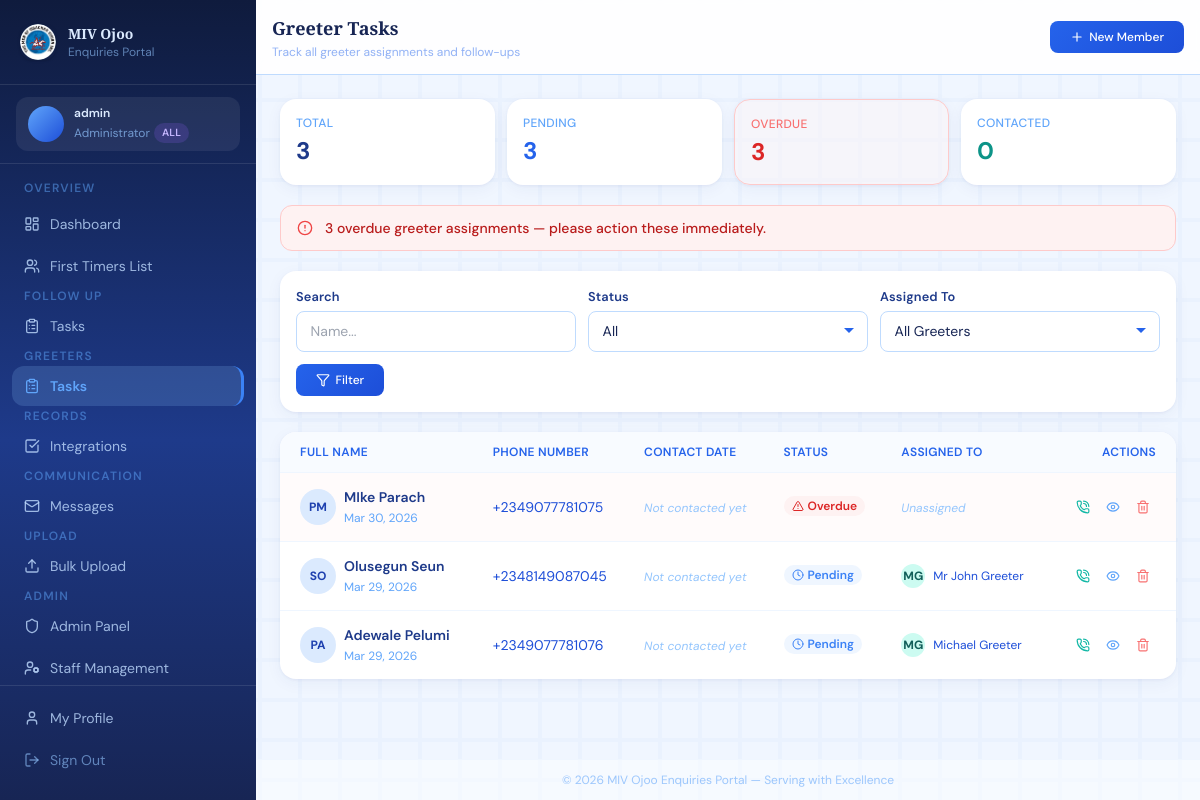
Before: /greeters/tasks/ (signed in) with the older database file.
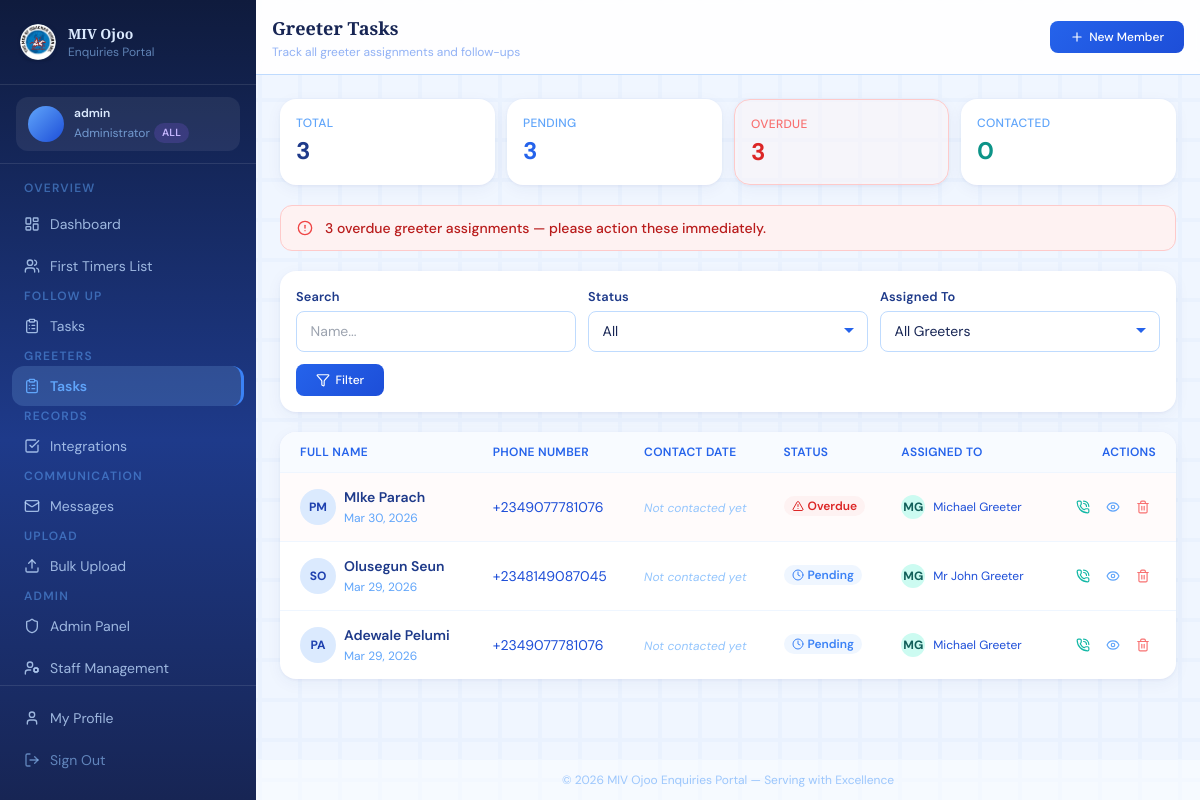
After: the same page with the newer database file.
### enquiries/models.py (models this page shows, shortened)
class Member(models.Model):
    GENDER_CHOICES = [('M', 'Male'), ('F', 'Female')]
    STATUS_CHOICES = [
        ('new', 'New Visitor'),
        ('integrated', 'Member'),
        ('inactive', 'Inactive'),
    ]
    MARITAL_CHOICES = [
        ('single', 'Single'),
        ('married', 'Married'),
        ('divorced', 'Divorced'),
        ('widowed', 'Widowed'),
    ]
    AGE_BRACKET_CHOICES = [
        ('under_18', 'Under 18'),
        ('18_25', '18 – 25'),
        ('26_35', '26 – 35'),
        ('36_45', '36 – 45'),
        ('46_55', '46 – 55'),
        ('56_65', '56 – 65'),
        ('above_65', 'Above 65'),
    ]
    BORN_AGAIN_CHOICES = [
        ('yes', 'Yes'),
        ('no', 'No'),
        ('not_sure', 'Not Sure'),
    ]
    JOINING_CHOICES = [
        ('yes', 'Yes'),
        ('no', 'No'),
        ('considering', 'Still Considering'),
    ]
    VISIT_TIME_CHOICES = [
        ('weekday_morning', 'Weekday Morning'),
        ('weekday_afternoon', 'Weekday Afternoon'),
        ('weekday_evening', 'Weekday Evening'),
        ('saturday_morning', 'Saturday Morning'),
        ('saturday_afternoon', 'Saturday Afternoon'),
        ('sunday_after_service', 'Sunday After Service'),
    ]
    first_name = models.CharField(max_length=100)
    last_name = models.CharField(max_length=100)
    email = models.EmailField(unique=True, null=True, blank=True)
    phone = models.CharField(max_length=20, null=True, blank=True)
    whatsapp = models.CharField(max_length=20, null=True, blank=True)
    gender = models.CharField(max_length=1, choices=GENDER_CHOICES, null=True, blank=True)
    date_of_birth = models.DateField(null=True, blank=True)
    age_bracket = models.CharField(
        max_length=20, choices=AGE_BRACKET_CHOICES, null=True, blank=True
    )
    marital_status = models.CharField(
        max_length=20, choices=MARITAL_CHOICES, null=True, blank=True
    )
    address = models.TextField(null=True, blank=True)
    vocation_address = models.TextField(null=True, blank=True)
    occupation = models.CharField(max_length=100, null=True, blank=True)
    status = models.CharField(max_length=20, choices=STATUS_CHOICES, default='new')
    first_visit_date = models.DateField(default=timezone.now)
    how_did_you_hear = models.CharField(max_length=200, null=True, blank=True)
    previous_church = models.CharField(max_length=200, null=True, blank=True)
    invitee = models.CharField(
        max_length=200, null=True, blank=True,
        help_text="Name of the person who invited this visitor"
    )
    is_born_again = models.CharField(
        max_length=10, choices=BORN_AGAIN_CHOICES, null=True, blank=True
    )
    joining_church = models.CharField(
        max_length=20, choices=JOINING_CHOICES, null=True, blank=True
    )
    preferred_visit_time = models.CharField(
        max_length=30, choices=VISIT_TIME_CHOICES, null=True, blank=True
    )
    prayer_requests = models.TextField(null=True, blank=True)
    observation = models.TextField(
        null=True, blank=True,
        help_text="Staff observations about the visitor"
    )
    interests = models.ManyToManyField(
        'Ministry', blank=True, related_name='interested_members'
    )
    assigned_to = models.ForeignKey(
        User, on_delete=models.SET_NULL, null=True, blank=True,
        related_name='assigned_members',
        help_text="Staff member responsible for follow-up / visitation"
    )
    greeter_assigned_to = models.ForeignKey(
        User, on_delete=models.SET_NULL, null=True, blank=True,
        related_name='greeter_assigned_members',
        help_text="Greeter staff member assigned to welcome this visitor"
    )
    created_by = models.ForeignKey(
        User, on_delete=models.SET_NULL, null=True, blank=True,
        related_name='created_members'
    )
    created_at = models.DateTimeField(auto_now_add=True)
    updated_at = models.DateTimeField(auto_now=True)
    notes = models.TextField(null=True, blank=True)
    profile_photo = models.ImageField(upload_to='members/', null=True, blank=True)
    is_baptized = models.BooleanField(default=False)
    is_active = models.BooleanField(default=True)
    is_contacted = models.BooleanField(default=False)
    contacted_at = models.DateTimeField(null=True, blank=True)
    class Meta:
        ordering = ['-created_at']
    def get_full_name(self):
        return f"{self.last_name} {self.first_name}"
    @property
    def initials(self):
        return f"{self.first_name[0]}{self.last_name[0]}".upper()

### enquiries/views.py (the view)
# urls.py: path('greeters/tasks/', views.greeter_tasks, name='greeter_tasks'),
@login_required
def greeter_tasks(request):
    if get_section(request.user) == 'followup' and not can_see_all(request.user):
        messages.error(request, 'Greeter tasks are managed by the Greeters section.')
        return redirect('dashboard')
    qs = member_qs(request.user).select_related('greeter_assigned_to').prefetch_related(
        'contact_logs'
    )
    if not can_see_all(request.user) and not is_section_admin(request.user):
        qs = qs.filter(greeter_assigned_to=request.user)
    search          = request.GET.get('search', '')
    status_filter   = request.GET.get('status', '')
    assigned_filter = request.GET.get('assigned', '')
    if search:
        qs = qs.filter(
            Q(first_name__icontains=search) |
            Q(last_name__icontains=search)
        )
    if status_filter:
        qs = qs.filter(status=status_filter)
    if assigned_filter:
        qs = qs.filter(greeter_assigned_to_id=assigned_filter)
    today = timezone.now().date()
    total_count     = qs.count()
    pending_count = qs.filter(is_contacted=False).count()
    overdue_count = qs.filter(
        is_contacted=False,
        first_visit_date__lt=today - timedelta(days=7)
    ).count()
    contacted_count = qs.filter(is_contacted=True).count()
    overdue_pks = set(
        qs.filter(
            status='new',
            first_visit_date__lt=today - timedelta(days=7),
            contact_logs__isnull=True
        ).values_list('pk', flat=True)
    )
    member_list_qs = list(qs)
    for m in member_list_qs:
        m.is_overdue_greeter = m.pk in overdue_pks
    staff = User.objects.filter(is_active=True, profile__section__in=['greeters', 'all'])
    paginator = Paginator(qs, 20)
    members   = paginator.get_page(request.GET.get('page'))
    for m in members:
        m.is_overdue_greeter = m.pk in overdue_pks
    context = {
        'members':          members,
        'search':           search,
        'status_filter':    status_filter,
        'assigned_filter':  assigned_filter,
        'staff':            staff,
        'total_count':      total_count,
        'pending_count':    pending_count,
        'overdue_count':    overdue_count,
        'contacted_count':  contacted_count,
        'status_choices':   Member.STATUS_CHOICES,
        'is_section_admin': is_section_admin(request.user),
    }
    return render(request, 'enquiries/greeter_tasks.html', context)

### enquiries/views.py (called while the page is built, shortened)
def get_profile(user):
    profile, _ = UserProfile.objects.get_or_create(user=user)
    return profile

def get_section(user):
    return get_profile(user).section

def can_see_all(user):
    if user.is_superuser:
        return True
    profile = get_profile(user)
    return profile.role == 'admin' and profile.section == 'all'

def is_section_admin(user):
    if user.is_superuser:
        return True
    return get_profile(user).role in ('admin', 'section_admin')

def member_qs(user):
    qs = Member.objects.filter(is_active=True)
    if can_see_all(user):
        return qs

### templates/enquiries/greeter_tasks.html (shortened to what the changed rows need)
{% extends "base.html" %}
{% block page_title %}Greeter Tasks{% endblock %}
{% block content %}
<div class="card overflow-hidden hidden md:block">
  <div class="overflow-x-auto">
    <table class="w-full text-sm" style="min-width:640px;">
      <thead>
        <tr class="border-b border-blue-50" style="background:#f8fbff;">
          <th class="text-left px-5 py-3 text-xs font-semibold text-blue-600 uppercase tracking-wide">Full Name</th>
          <th class="text-left px-4 py-3 text-xs font-semibold text-blue-600 uppercase tracking-wide">Phone Number</th>
          <th class="text-left px-4 py-3 text-xs font-semibold text-blue-600 uppercase tracking-wide">Contact Date</th>
          <th class="text-left px-4 py-3 text-xs font-semibold text-blue-600 uppercase tracking-wide">Status</th>
          <th class="text-left px-4 py-3 text-xs font-semibold text-blue-600 uppercase tracking-wide">Assigned To</th>
          <th class="text-right px-5 py-3 text-xs font-semibold text-blue-600 uppercase tracking-wide">Actions</th>
        </tr>
      </thead>
      <tbody class="divide-y divide-blue-50">
        {% for member in members %}
        <tr class="table-row {% if member.is_overdue_greeter %}bg-red-50/30{% elif member.is_contacted %}opacity-70{% endif %}">
          <td class="px-5 py-3.5">
            <a href="{% url 'member_detail' member.pk %}" class="flex items-center gap-2 group">
              <div class="avatar text-xs bg-blue-100 text-blue-800 font-bold">{{ member.initials }}</div>
              <div>
                <span class="font-semibold text-blue-900 group-hover:text-blue-600 block">{{ member.get_full_name }}</span>
                <span class="text-blue-400 text-xs">{{ member.first_visit_date|date:"M d, Y" }}</span>
              </div>
            </a>
          </td>
          <td class="px-4 py-3.5 text-blue-700">{{ member.phone|default:"—" }}</td>
          <td class="px-4 py-3.5">
            {% if member.is_contacted %}
              <span class="text-teal-600 text-xs flex items-center gap-1">
                <i data-lucide="check" class="w-3 h-3"></i>{{ member.contacted_at|date:"M j, Y" }}
              </span>
            {% else %}
              <span class="text-blue-300 italic text-xs">Not contacted yet</span>
            {% endif %}
          </td>
          <td class="px-4 py-3.5">
            {% if member.is_contacted %}
              <span class="inline-flex items-center gap-1 text-xs font-semibold text-teal-700 bg-teal-50 px-2 py-0.5 rounded-full">
                <i data-lucide="check-circle" class="w-3 h-3"></i>Contacted
              </span>
            {% elif member.is_overdue_greeter %}
              <span class="inline-flex items-center gap-1 text-xs font-semibold text-red-600 bg-red-50 px-2 py-0.5 rounded-full">
                <i data-lucide="alert-triangle" class="w-3 h-3"></i>Overdue
              </span>
            {% else %}
              <span class="inline-flex items-center gap-1 text-xs font-semibold text-blue-500 bg-blue-50 px-2 py-0.5 rounded-full">
                <i data-lucide="clock" class="w-3 h-3"></i>Pending
              </span>
            {% endif %}
          </td>
          <td class="px-4 py-3.5">
            {% if member.greeter_assigned_to %}
            <div class="flex items-center gap-2">
              <div class="avatar text-xs bg-teal-100 text-teal-800 font-bold w-6 h-6 text-[10px]">
                {{ member.greeter_assigned_to.first_name|slice:":1"|upper }}{{ member.greeter_assigned_to.last_name|slice:":1"|upper }}
              </div>
              <span class="text-blue-700 text-xs">{{ member.greeter_assigned_to.get_full_name }}</span>
            </div>
            {% else %}
            <span class="text-blue-300 italic text-xs">Unassigned</span>
            {% endif %}
          </td>
          <td class="px-5 py-3.5 text-right">
            <div class="flex items-center justify-end gap-1">
              {% if not member.is_contacted %}
              <form method="post" action="{% url 'greeter_mark_contacted' member.pk %}" class="inline">
                <button type="submit"
                  class="p-1.5 rounded-lg hover:bg-teal-100 text-teal-500 hover:text-teal-800 transition-colors"
                  title="Mark as Contacted">
                  <i data-lucide="phone-call" class="w-3.5 h-3.5"></i>
                </button>
              </form>
              {% endif %}
              <a href="{% url 'member_detail' member.pk %}"
                 class="p-1.5 rounded-lg hover:bg-blue-100 text-blue-400 hover:text-blue-800 transition-colors"
                 title="View Member">
                <i data-lucide="eye" class="w-3.5 h-3.5"></i>
              </a>
              {% if is_section_admin %}
              <form method="post" action="{% url 'delete_member' member.pk %}" class="inline">
                <button type="submit"
                  class="p-1.5 rounded-lg hover:bg-red-100 text-red-400 hover:text-red-700 transition-colors"
                  title="Delete"
                  onclick="return confirm('Delete {{ member.get_full_name }}? This cannot be undone.')">
                  <i data-lucide="trash-2" class="w-3.5 h-3.5"></i>
                </button>
              </form>
              {% endif %}
            </div>
          </td>
        </tr>
        {% endfor %}
      </tbody>
    </table>
  </div>
</div>
{% endblock %}

Changed rows visible on the page:
changed Member "MIke Parach": phone "+2349077781075" → "+2349077781076"; greeter_assigned_to.first_name (not shown) → "M"; greeter_assigned_to.last_name (not shown) → "G"; greeter_assigned_to.get_full_name (not shown) → "Michael Greeter"; no longer shows "Unassigned"
